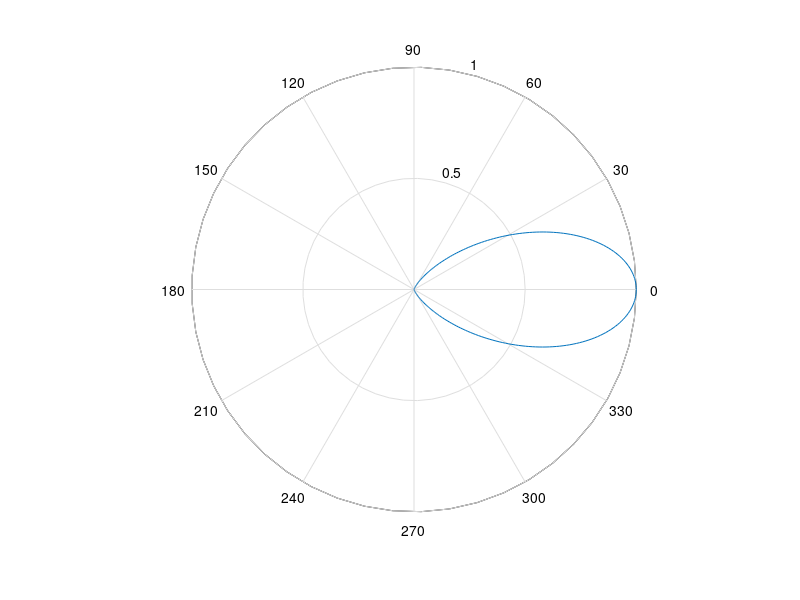

The MATLAB script that drew this image:
%exp 5
clc;
close all;
clear all;
% to plot the waveform
N=input('Enter the value of N:');
X=-pi/2:.01:pi/2;
u=((cos (X)).^N);
polar(X,u)
% to calculate the power radiated
Prad = dblquad(@(x,y)(((cos (x)).^N).*sin(x)), 0, pi/2, 0, 2*pi);
disp('Power Radiated=');
disp(Prad);
% to cal the hpbw
for angle=(-pi/2):0.0001:0
U=(cos (angle)).^N;
if (U>=(max(u))/2-0.01) && (U<=(max(u))/2+0.01)
theta1=angle;
end
end
for angle=0:0.0001:pi/2
U=(cos (angle)).^N;
if ((U>=(max(u))/2-0.001) && (U<=(max(u))/2+0.001))
theta2=angle;
end
end
theta1=theta1*180/pi;
theta2=theta2*180/pi;
theta=abs(theta1)+abs(theta2);
D=(4*pi*max(u))/Prad;
D_K=(41253)/(theta^2);
D_T_P=(72815)/(2*theta^2);
disp(D);
disp (D_K);
disp(D_T_P);
